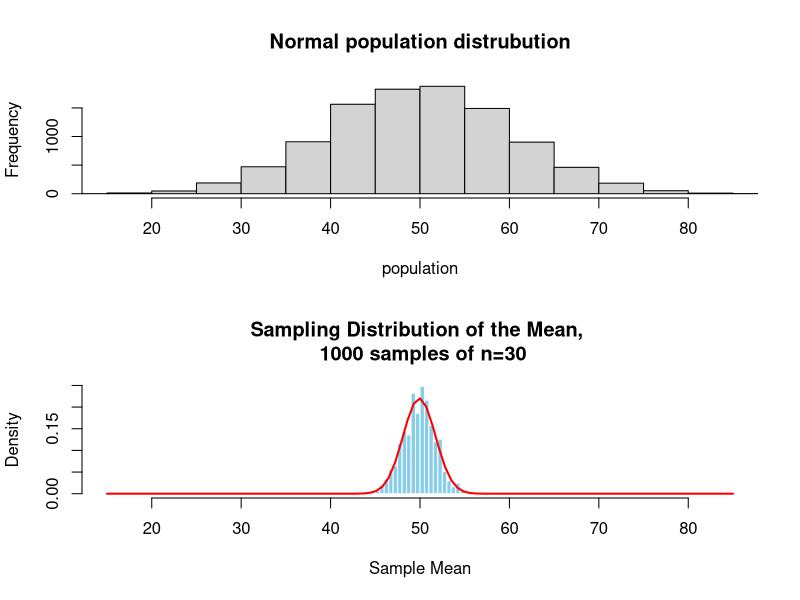
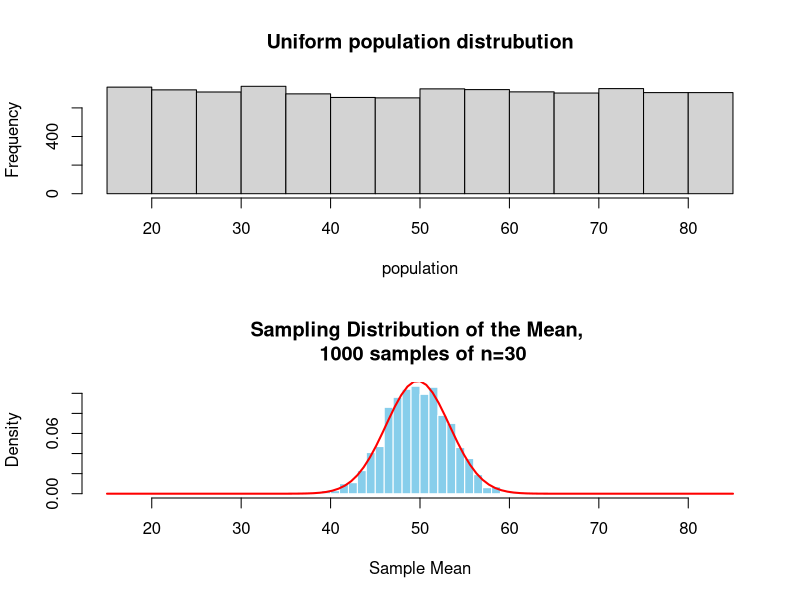
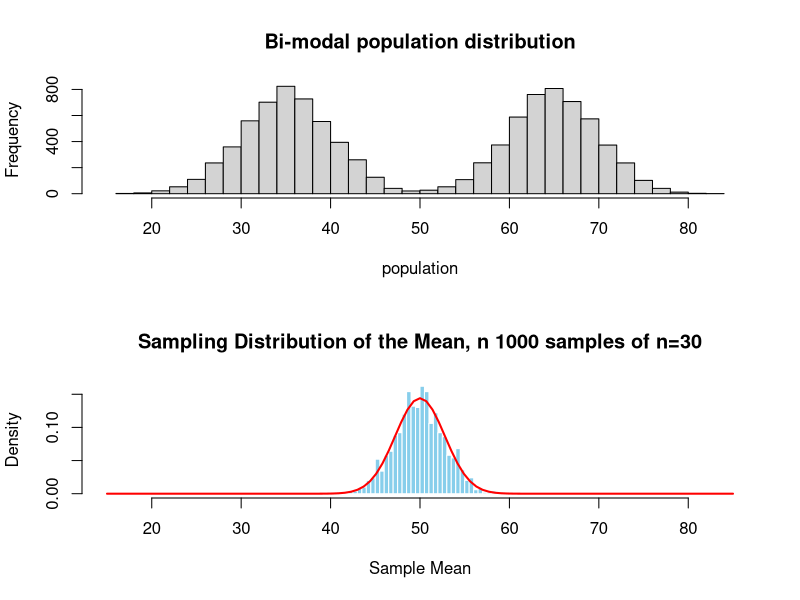
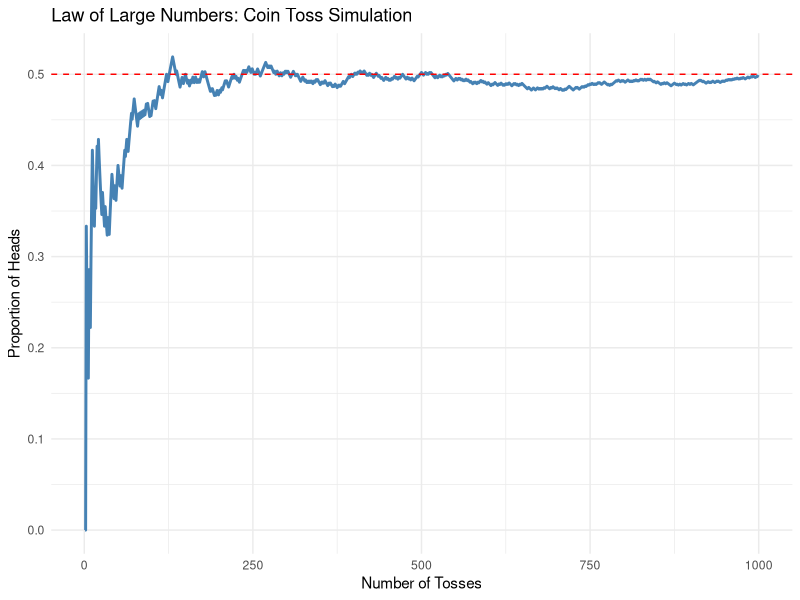

Recreate these plots in R, in order. (Note: this script raises an error after producing the figures.)
## ---- chunk 1
#| echo: false

# Parameters
population <- rnorm(10000, mean = 50, sd = 10)  # simulate a population
sample_size <- 30
num_samples <- 1000
sample_means <- numeric(num_samples)

par(mfrow= c(2,1))
hist(population, xlim= c(15,85), main = "Normal population distrubution")

# Draw multiple samples and compute their means
for (i in 1:num_samples) {
  sample_i <- sample(population, sample_size, replace = TRUE)
  sample_means[i] <- mean(sample_i)
}

# Plot the sampling distribution of the mean
hist(sample_means, breaks = 30, probability = TRUE,
     main = paste("Sampling Distribution of the Mean, \n 1000 samples of n=30"),
     xlab = "Sample Mean", col = "skyblue", border = "white", xlim= c(15,85))

# Add a normal curve for comparison
curve(dnorm(x, mean = mean(sample_means), sd = sd(sample_means)), 
      col = "red", lwd = 2, add = TRUE)

## ---- chunk 2
#| echo: false

# Parameters
population <- runif(10000, min = 15, max = 85)  # simulate a population
sample_size <- 30
num_samples <- 1000
sample_means <- numeric(num_samples)

par(mfrow= c(2,1))
hist(population, xlim= c(15,85), main = "Uniform population distrubution")

# Draw multiple samples and compute their means
for (i in 1:num_samples) {
  sample_i <- sample(population, sample_size, replace = TRUE)
  sample_means[i] <- mean(sample_i)
}

# Plot the sampling distribution of the mean
hist(sample_means, breaks = 30, probability = TRUE,
     main = paste("Sampling Distribution of the Mean, \n 1000 samples of n=30"),
     xlab = "Sample Mean", col = "skyblue", border = "white", xlim= c(15,85))

# Add a normal curve for comparison
curve(dnorm(x, mean = mean(sample_means), sd = sd(sample_means)), 
      col = "red", lwd = 2, add = TRUE)


## ---- chunk 3
#| echo: false

# Parameters
population <- c(rnorm(10000/2, mean = 65, sd = 5), rnorm(10000/2, mean = 35, sd = 5))  # simulate a population
sample_size <- 30
num_samples <- 1000
sample_means <- numeric(num_samples)

par(mfrow= c(2,1))
hist(population, xlim= c(15,85), breaks=30, main = "Bi-modal population distribution")

# Draw multiple samples and compute their means
for (i in 1:num_samples) {
  sample_i <- sample(population, sample_size, replace = TRUE)
  sample_means[i] <- mean(sample_i)
}

# Plot the sampling distribution of the mean
hist(sample_means, breaks = 30, probability = TRUE,
     main = paste("Sampling Distribution of the Mean, n 1000 samples of n=30"),
     xlab = "Sample Mean", col = "skyblue", border = "white", xlim= c(15,85))

# Add a normal curve for comparison
curve(dnorm(x, mean = mean(sample_means), sd = sd(sample_means)), 
      col = "red", lwd = 2, add = TRUE)

## ---- chunk 4
#| echo: false
library(ggplot2)
# Simulate coin tosses (0 = Tails, 1 = Heads)
num_tosses <- 1000
tosses <- rbinom(num_tosses, 1, 0.5)

# Calculate cumulative proportion of heads
toss_data <- data.frame(
  TossNumber = 1:num_tosses,
  ProportionHeads = cumsum(tosses) / (1:num_tosses)
)

# Plot cumulative proportion
ggplot(toss_data, aes(x = TossNumber, y = ProportionHeads)) +
  geom_line(color = "steelblue", size = 1) +
  geom_hline(yintercept = 0.5, linetype = "dashed", color = "red") +
  labs(title = "Law of Large Numbers: Coin Toss Simulation",
       x = "Number of Tosses",
       y = "Proportion of Heads") +
  theme_minimal()
## ---- chunk 5
n_samples <- 1e4 # the number of samples
smp_size <- 181 # the size of our samples
means <- rep(NA, n_samples) # a vector to contain our mean values

for(i in 1:n_samples){
  x <- rnorm(smp_size, mean = 82, sd= sd(d_bl$LSAS_Screen))
  means[i] <- mean(x)
} 

hist(means, main="Simulated sampling distribution of LSAS means")
## ---- chunk 6
hist(means, main="Simulated sampling distribution of LSAS means")
abline(v = mean(d_bl$LSAS_Screen), col = "red", lwd = 2, lty = 2)  # vertical line showing the observed LSAS-SR mean
## ---- chunk 7
mean(means>= mean(d_bl$LSAS_Screen)) # proportion of simulated means that are larger than our observed mean
## ---- chunk 8
# Set up the plot range
x_range <- seq(-4, 4, length = 500)

# Plot standard normal distribution
plot(x_range, dnorm(x_range), type = "l", lwd = 2, col = "black",
     ylab = "Density", xlab = "x", main = "t-Distribution vs Normal Distribution")

# Add t-distributions with different degrees of freedom
lines(x_range, dt(x_range, df = 1), col = "red", lwd = 2, lty = 2)
lines(x_range, dt(x_range, df = 5), col = "blue", lwd = 2, lty = 3)
lines(x_range, dt(x_range, df = 15), col = "darkgreen", lwd = 2, lty = 4)
lines(x_range, dt(x_range, df = 30), col = "purple", lwd = 2, lty = 5)

# Add a legend
legend("topright", legend = c("Normal (Z)", "t (df=1)", "t (df=5)", "t (df=15)", "t (df=30)"),
       col = c("black", "red", "blue", "darkgreen", "purple"),
       lwd = 2, lty = 1:5, bty = "n")

## ---- chunk 9
se <- sd(d_bl$LSAS_Screen)/ sqrt(nrow(d_bl))
x_bar <- mean(d_bl$LSAS_Screen)
t_value <-  (x_bar - 82) / se
t_value
## ---- chunk 10
1- pt(t_value, df=180)
## ---- chunk 11
1- pnorm(t_value)
## ---- chunk 12
t.test(d_bl$LSAS_Screen, mu = 82, alternative="greater")
## ---- chunk 13
t_value <- qt(1- 0.025, 180) # the t-value for a 95% confidence interval with 180 degrees of freedom

se <- sd(d_bl$LSAS_Screen)/sqrt(nrow(d_bl)) # standard error of LSAS-SR

ucl <- mean(d_bl$LSAS_Screen) + t_value * se # the upper confidence limit
lcl <- mean(d_bl$LSAS_Screen) - t_value * se # the lower confidence limit

print(c(lcl, ucl))
## ---- chunk 14
t.test(d_bl$LSAS_Screen, conf.level = 0.95)  # For a 95% CI
## ---- chunk 15
se <- sd(d_bl$LSAS_Screen)/sqrt(nrow(d_bl)) # standard error of LSAS-SR

ucl <- mean(d_bl$LSAS_Screen) + 1.96 * se
lcl <- mean(d_bl$LSAS_Screen) - 1.96 * se

print(c(lcl, ucl))
